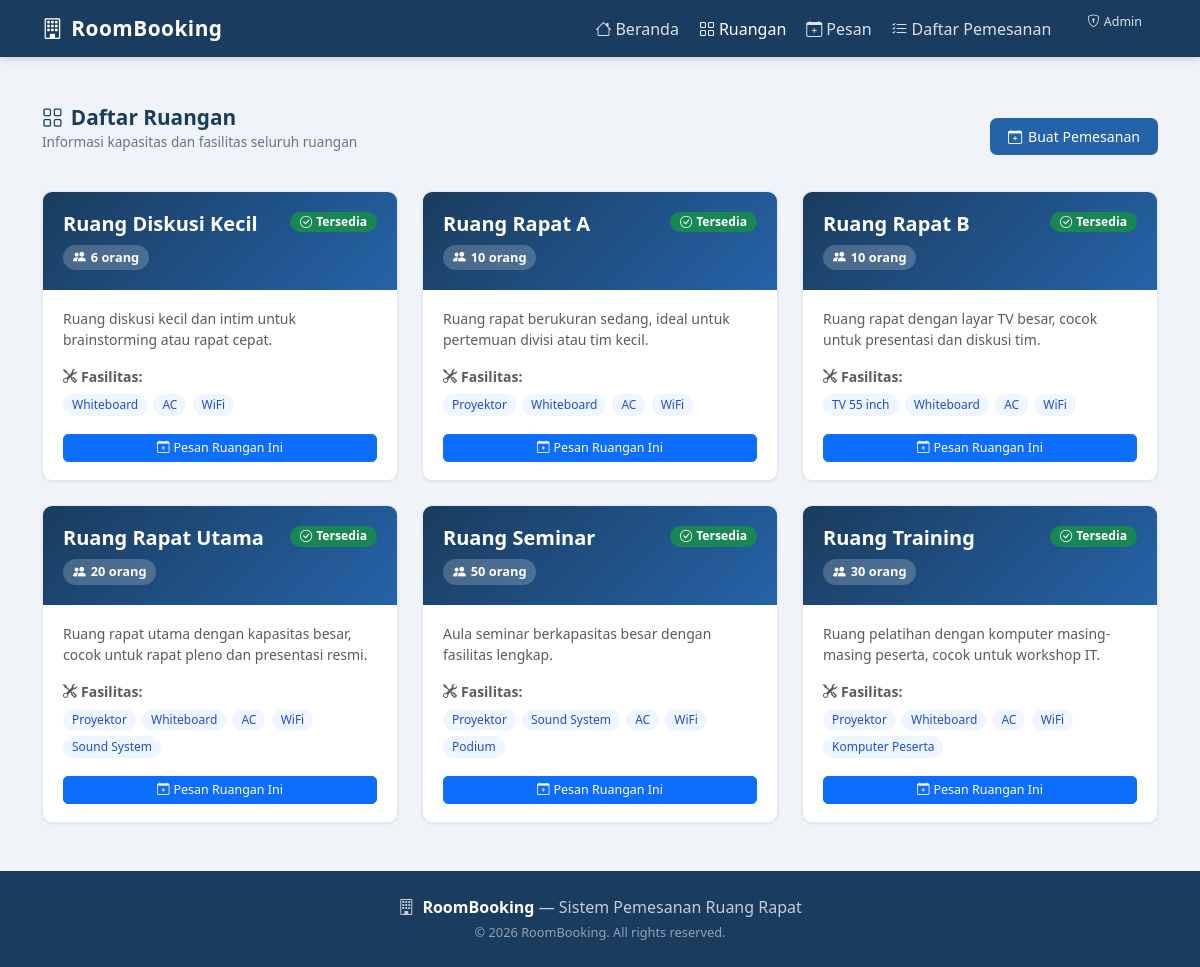
Screenshot of /pages/rooms.php with the database file from the repository.
### tables this page shows
CREATE TABLE IF NOT EXISTS `rooms` (
  `id`          INT UNSIGNED     NOT NULL AUTO_INCREMENT,
  `name`        VARCHAR(100)     NOT NULL,
  `capacity`    INT UNSIGNED     NOT NULL,
  `facilities`  TEXT             NULL,
  `description` TEXT             NULL,
  `status`      ENUM('available','unavailable') NOT NULL DEFAULT 'available',
  `created_at`  DATETIME         NOT NULL DEFAULT CURRENT_TIMESTAMP,
  `updated_at`  DATETIME         NOT NULL DEFAULT CURRENT_TIMESTAMP ON UPDATE CURRENT_TIMESTAMP,
  PRIMARY KEY (`id`)
);

### pages/rooms.php (the view, shortened to what this page needs)
<?php
require_once __DIR__ . '/../includes/config.php';
require_once __DIR__ . '/../includes/functions.php';
require_once __DIR__ . '/../includes/header.php';
$rooms = $conn->query("SELECT * FROM rooms ORDER BY status ASC, name ASC");
?>
<div class="container py-5">
  <div class="page-header">
    <div>
      <h1 class="page-title"><i class="bi bi-grid me-2"></i>Daftar Ruangan</h1>
      <p class="page-subtitle">Informasi kapasitas dan fasilitas seluruh ruangan</p>
    </div>
    <a href="/roombooking/pages/booking.php" class="btn-primary-custom">
      <i class="bi bi-calendar-plus"></i> Buat Pemesanan
    </a>
  </div>
  <?php if ($rooms && $rooms->num_rows > 0): ?>
  <div class="row g-4">
    <?php while ($room = $rooms->fetch_assoc()): ?>
    <div class="col-md-6 col-lg-4">
      <div class="room-card h-100 <?= $room['status']==='unavailable' ? 'opacity-75' : '' ?>">
        <div class="room-card-header" style="<?= $room['status']==='unavailable' ? 'background:linear-gradient(135deg,#64748b,#94a3b8)' : '' ?>">
          <div class="d-flex justify-content-between align-items-start mb-2">
            <h5 class="mb-0 fw-bold"><?= e($room['name']) ?></h5>
            <?= roomStatusBadge($room['status']) ?>
          </div>
          <span class="room-capacity-badge">
            <i class="bi bi-people-fill"></i> <?= $room['capacity'] ?> orang
          </span>
        </div>
        <div class="room-card-body d-flex flex-column">
          <?php if (!empty($room['description'])): ?>
          <p class="text-muted small mb-3"><?= e($room['description']) ?></p>
          <?php endif; ?>
          <?php if (!empty($room['facilities'])): ?>
          <div class="mb-3">
            <div class="text-muted small fw-semibold mb-1">
              <i class="bi bi-tools me-1"></i>Fasilitas:
            </div>
            <?php foreach (explode(',', $room['facilities']) as $f): ?>
            <span class="facility-tag"><?= e(trim($f)) ?></span>
            <?php endforeach; ?>
          </div>
          <?php endif; ?>
          <div class="mt-auto">
            <?php if ($room['status'] === 'available'): ?>
            <a href="/roombooking/pages/booking.php?room_id=<?= $room['id'] ?>"
               class="btn btn-primary btn-sm w-100">
              <i class="bi bi-calendar-plus me-1"></i>Pesan Ruangan Ini
            </a>
            <?php else: ?>
            <button class="btn btn-secondary btn-sm w-100" disabled>
              <i class="bi bi-dash-circle me-1"></i>Tidak Tersedia
            </button>
            <?php endif; ?>
          </div>
        </div>
      </div>
    </div>
    <?php endwhile; ?>
  </div>
  <?php endif; ?>
</div>
<?php require_once __DIR__ . '/../includes/footer.php'; ?>

### includes/functions.php (shortened to what this page needs)
<?php
function e(string $str): string {
    return htmlspecialchars($str, ENT_QUOTES, 'UTF-8');
}
function roomStatusBadge(string $status): string {
    return match($status) {
        'available'   => '<span class="badge bg-success"><i class="bi bi-check-circle me-1"></i>Tersedia</span>',
        'unavailable' => '<span class="badge bg-danger"><i class="bi bi-dash-circle me-1"></i>Tidak Tersedia</span>',
        default       => '<span class="badge bg-secondary">' . e($status) . '</span>',
    };
}

### assets/css/style.css (style rules this page uses)
:root { --primary: #1a3c5e; --primary-light: #2563a8; --accent: #3b82f6; --accent-hover: #2563eb; --sidebar-bg: #0f2744; --sidebar-hover: #1e3f6e; --sidebar-active: #2563a8; --sidebar-text: #cbd5e1; --sidebar-width: 260px; --topbar-h: 64px; --bg-page: #f0f4f8; --card-bg: #ffffff; --text-main: #1e293b; --text-muted: #64748b; --border: #e2e8f0; --shadow-sm: 0 1px 3px rgba(0,0,0,.08); --shadow-md: 0 4px 12px rgba(0,0,0,.10); --radius: 10px; }
*, *::before, *::after { box-sizing: border-box; }
body { font-family: 'Segoe UI', system-ui, -apple-system, sans-serif; background: var(--bg-page); color: var(--text-main); min-height: 100vh; margin: 0; }
a { color: var(--accent); text-decoration: none; }
.btn-primary-custom { background: var(--primary-light); color: #fff; border: none; padding: 8px 18px; border-radius: 7px; font-weight: 500; font-size: .88rem; display: inline-flex; align-items: center; gap: 6px; transition: background .18s, box-shadow .18s; cursor: pointer; }
.btn-sm { padding: 4px 10px; font-size: .78rem; border-radius: 5px; }
.page-header { display: flex; align-items: center; justify-content: space-between; margin-bottom: 22px; flex-wrap: wrap; gap: 10px; }
.page-title { font-size: 1.3rem; font-weight: 700; color: var(--primary); margin: 0; }
.page-subtitle { font-size: .85rem; color: var(--text-muted); margin-top: 2px; }
.badge { font-size: .76rem; font-weight: 600; padding: 4px 10px; border-radius: 20px; }
.room-card { background: var(--card-bg); border: 1px solid var(--border); border-radius: var(--radius); box-shadow: var(--shadow-sm); transition: box-shadow .2s, transform .2s; overflow: hidden; }
.room-card-header { background: linear-gradient(135deg, var(--primary), var(--primary-light)); padding: 20px; color: #fff; }
.room-card-body { padding: 18px 20px; }
.room-capacity-badge { display: inline-flex; align-items: center; gap: 5px; background: rgba(255,255,255,.2); color: #fff; padding: 3px 10px; border-radius: 20px; font-size: .8rem; font-weight: 600; }
.facility-tag { display: inline-block; background: #eff6ff; color: #1d4ed8; padding: 2px 9px; border-radius: 20px; font-size: .75rem; font-weight: 500; margin: 2px 2px 2px 0; }

### rows the page displays
rooms: name "Ruang Diskusi Kecil", status "Tersedia", capacity "6", description "Ruang diskusi kecil dan intim untuk brainstorming atau rapat cepat.", facilities "Whiteboard", facilities "AC", facilities "WiFi"
rooms: name "Ruang Rapat A", status "Tersedia", capacity "10", description "Ruang rapat berukuran sedang, ideal untuk pertemuan divisi atau tim kecil.", facilities "Proyektor", facilities "Whiteboard", facilities "AC", facilities "WiFi"
rooms: name "Ruang Rapat B", status "Tersedia", capacity "10", description "Ruang rapat dengan layar TV besar, cocok untuk presentasi dan diskusi tim.", facilities "TV 55 inch", facilities "Whiteboard", facilities "AC", facilities "WiFi"
rooms: name "Ruang Rapat Utama", status "Tersedia", capacity "20", description "Ruang rapat utama dengan kapasitas besar, cocok untuk rapat pleno dan presentasi resmi.", facilities "Proyektor", facilities "Whiteboard", facilities "AC", facilities "WiFi", facilities "Sound System"
rooms: name "Ruang Seminar", status "Tersedia", capacity "50", description "Aula seminar berkapasitas besar dengan fasilitas lengkap.", facilities "Proyektor", facilities "Sound System", facilities "AC", facilities "WiFi", facilities "Podium"
rooms: name "Ruang Training", status "Tersedia", capacity "30", description "Ruang pelatihan dengan komputer masing-masing peserta, cocok untuk workshop IT.", facilities "Proyektor", facilities "Whiteboard", facilities "AC", facilities "WiFi", facilities "Komputer Peserta"
